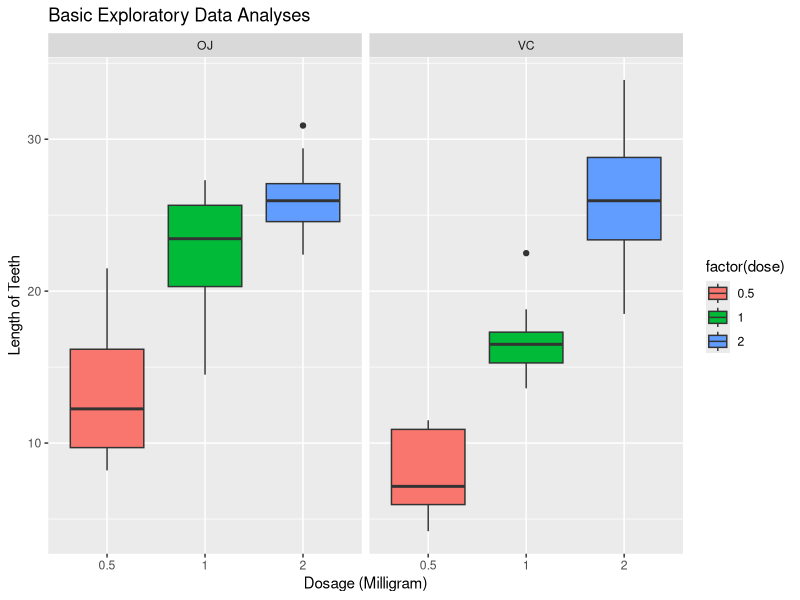
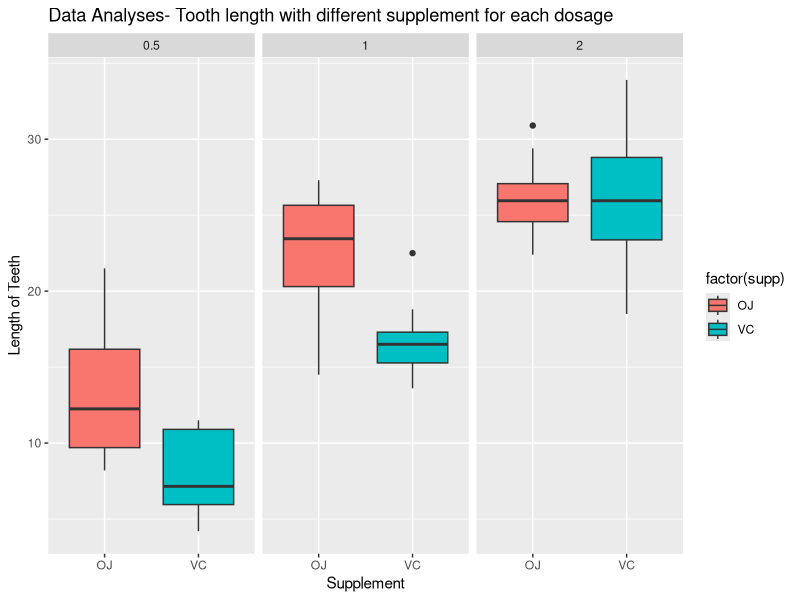

Write the R code that produced these figures, in order. (Note: this script raises an error after producing the figures.)
## ---- chunk 1
library(ggplot2)
library(datasets)
data(ToothGrowth)
str(ToothGrowth)
head(ToothGrowth)
plot <- ggplot(ToothGrowth, 
               aes(x=factor(dose),y=len,fill=factor(dose)))
plot + geom_boxplot(notch=F) + facet_grid(.~supp) +
        scale_x_discrete("Dosage (Milligram)") +   
        scale_y_continuous("Length of Teeth") +  
        ggtitle("Basic Exploratory Data Analyses")

plot <- ggplot(ToothGrowth, 
               aes(x=factor(supp),y=len,fill=factor(supp)))
plot + geom_boxplot(notch=F) + facet_grid(.~dose) +
        scale_x_discrete("Supplement") +   
        scale_y_continuous("Length of Teeth") +  
        ggtitle("Data Analyses- Tooth length with different supplement for each dosage")
## ---- chunk 2
ToothGrowth$dose <- as.factor(ToothGrowth$dose)
summary(ToothGrowth)
table(ToothGrowth$supp, ToothGrowth$dose)
## ---- chunk 3
supp.t1 <- t.test(len~supp, paired=F, var.equal=T, data=ToothGrowth)
supp.t2 <- t.test(len~supp, paired=F, var.equal=F, data=ToothGrowth)
supp.result <- data.frame("p-value"=c(supp.t1$p.value, supp.t2$p.value),
                          "Conf-Low"=c(supp.t1$conf[1],supp.t2$conf[1]),
                          "Conf-High"=c(supp.t1$conf[2],supp.t2$conf[2]),
                          row.names=c("Equal Var","Unequal Var"))
supp.result
